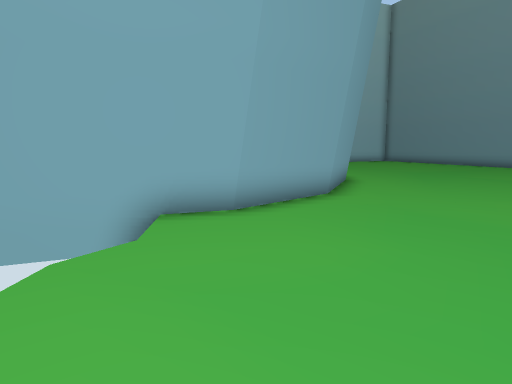
View 1 (above)

15 first-person views from a walk through a 3-D level made in the Unity game engine. The camera is 1.3 m above the floor, tilts 8° down and sees 75° across. The floor is counted in squares, 1 m on a side. Each view is taken from the middle of a square. On the plan, view 1 faces up. The plan holds only what a view shows up to about 14 squares ahead; the rest is blank. The place goes on beyond the plan. Some animated figures are not drawn.

View 2
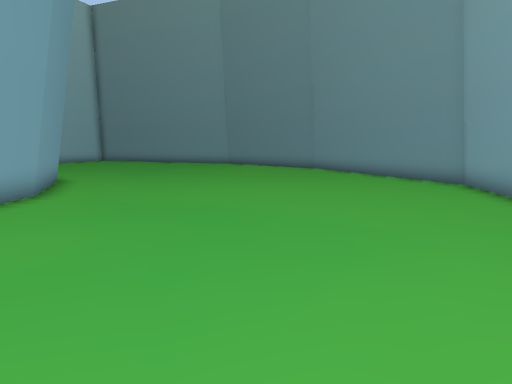

View 3
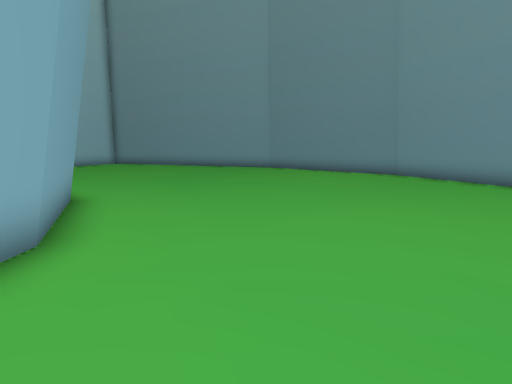

View 4
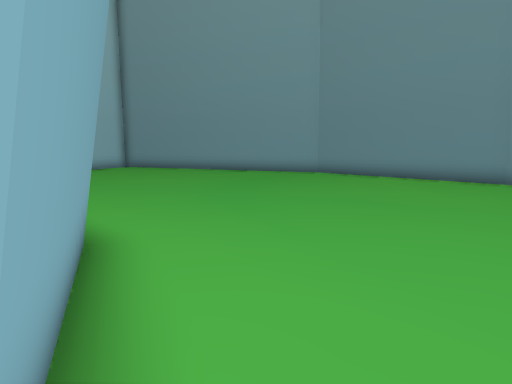

View 5
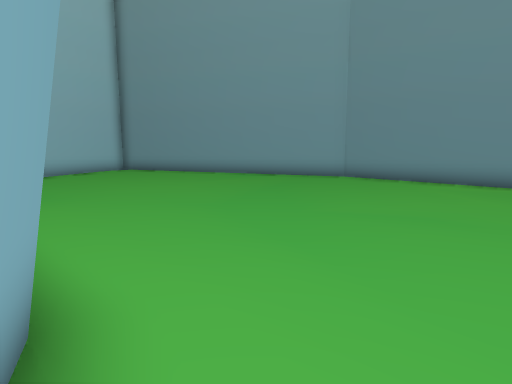

View 6
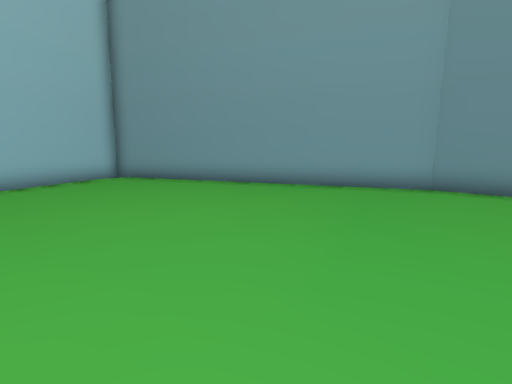

View 7
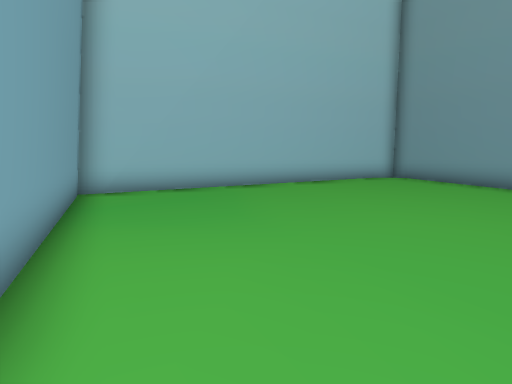

View 8
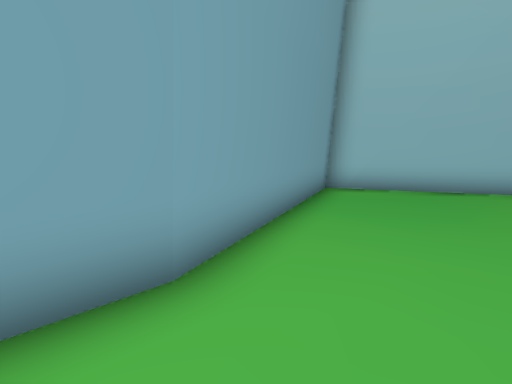

View 9
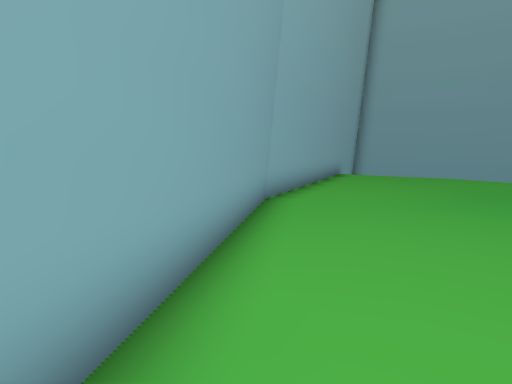

View 10
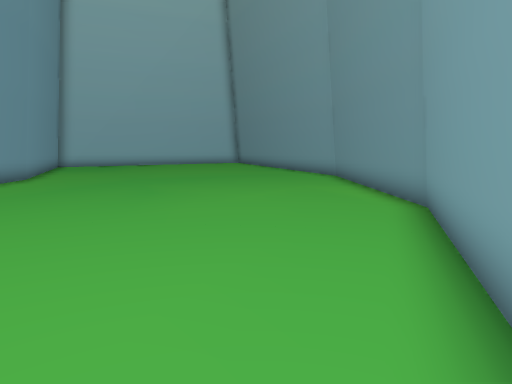

View 11
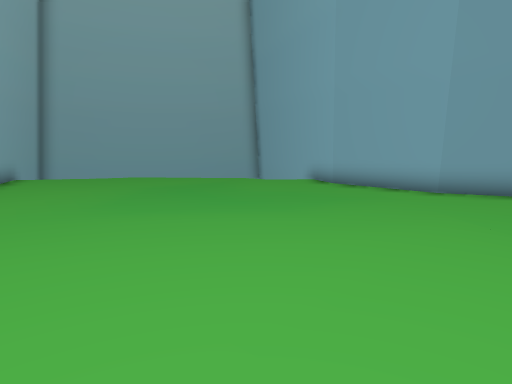

View 12
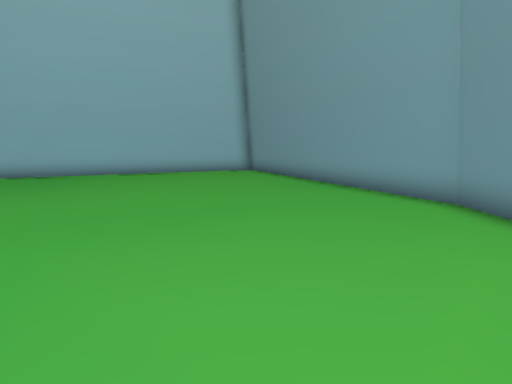

View 13
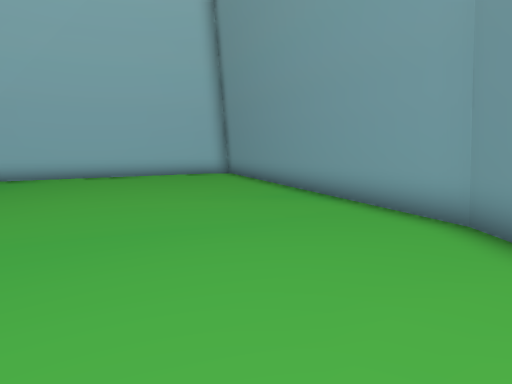

View 14
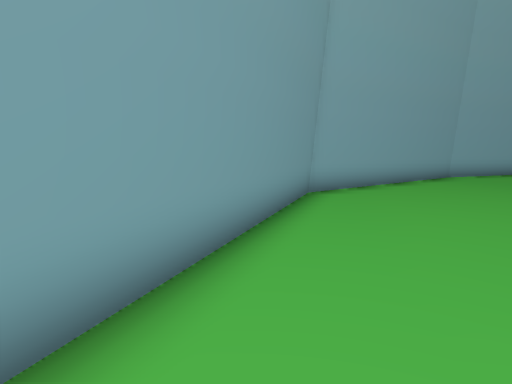

View 15
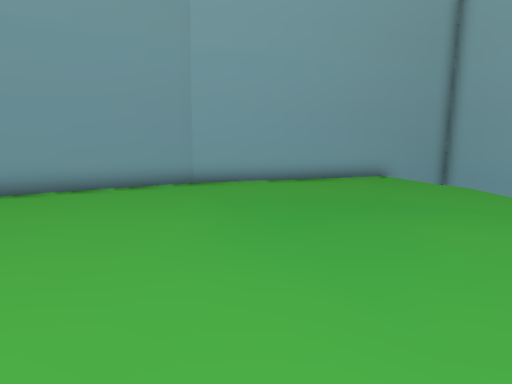

### Floor plan
Points are (right, up) in squares from view 1. A wall is a line through its corners. A room is listed if a view was taken in it or the views show most of it. See-through windows are left out.
Room 1 (views 1, 2, 3, 4, 5, 6, 7, 8, 9, 10, 11, 12, 13, 14, 15)
walls: (3.6, 12.6) (2.1, 8.9) (-0.2, 6.6) (-3.6, 5.5); (15.5, 9.9) (15.3, 17.1) (11, 26.8); (9.3, 27) (0.5, 22.7) (3.5, 15.5) (3.5, 14); (-3.3, -5.6) (6.2, -2.4) (12.5, 1.9) (15.6, 10)
ways out: opening at (10, 27)

Where each view was taken, in squares from view 1:
view 1: 0 up, 0 right, facing up
view 2: 1 down, 0 right, facing up-right
view 3: 4 up, 1 right, facing up-right
view 4: 8 up, 2 right, facing up-right
view 5: 10 up, 3 right, facing up-right
view 6: 14 up, 5 right, facing up-right
view 7: 14 up, 5 right, facing up
view 8: 14 up, 6 right, facing up-left
view 9: 3 up, 12 right, facing down-left
view 10: 3 up, 12 right, facing up
view 11: 4 up, 11 right, facing left
view 12: 10 up, 11 right, facing up
view 13: 12 up, 12 right, facing up
view 14: 11 up, 14 right, facing down
view 15: 9 up, 4 right, facing down
